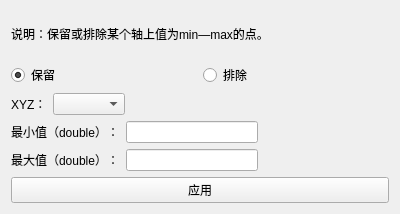
<?xml version="1.0" encoding="UTF-8"?>
<ui version="4.0">
 <class>QZhiTongXYZ</class>
 <widget class="QWidget" name="QZhiTongXYZ">
  <property name="geometry">
   <rect>
    <x>0</x>
    <y>0</y>
    <width>400</width>
    <height>214</height>
   </rect>
  </property>
  <property name="windowTitle">
   <string>直通滤波XYZ</string>
  </property>
  <layout class="QGridLayout" name="gridLayout">
   <item row="2" column="0">
    <layout class="QHBoxLayout" name="horizontalLayout_2">
     <item>
      <widget class="QLabel" name="label_2">
       <property name="text">
        <string>XYZ：</string>
       </property>
      </widget>
     </item>
     <item>
      <widget class="QComboBox" name="comboBox"/>
     </item>
     <item>
      <spacer name="horizontalSpacer_3">
       <property name="orientation">
        <enum>Qt::Horizontal</enum>
       </property>
       <property name="sizeHint" stdset="0">
        <size>
         <width>40</width>
         <height>20</height>
        </size>
       </property>
      </spacer>
     </item>
    </layout>
   </item>
   <item row="1" column="0">
    <layout class="QHBoxLayout" name="horizontalLayout">
     <item>
      <widget class="QRadioButton" name="radioButton_2">
       <property name="text">
        <string>保留</string>
       </property>
       <property name="checked">
        <bool>true</bool>
       </property>
      </widget>
     </item>
     <item>
      <widget class="QRadioButton" name="radioButton">
       <property name="text">
        <string>排除</string>
       </property>
      </widget>
     </item>
    </layout>
   </item>
   <item row="0" column="0">
    <widget class="QLabel" name="label">
     <property name="text">
      <string>说明：保留或排除某个轴上值为min—max的点。</string>
     </property>
    </widget>
   </item>
   <item row="4" column="0">
    <widget class="QPushButton" name="pushButton">
     <property name="text">
      <string>应用</string>
     </property>
    </widget>
   </item>
   <item row="3" column="0">
    <layout class="QGridLayout" name="gridLayout_3">
     <item row="1" column="1">
      <widget class="QLineEdit" name="max_lineEdit"/>
     </item>
     <item row="0" column="0">
      <widget class="QLabel" name="label_4">
       <property name="text">
        <string>最小值（double）：</string>
       </property>
      </widget>
     </item>
     <item row="0" column="1">
      <widget class="QLineEdit" name="min_lineEdit"/>
     </item>
     <item row="0" column="2">
      <spacer name="horizontalSpacer_4">
       <property name="orientation">
        <enum>Qt::Horizontal</enum>
       </property>
       <property name="sizeHint" stdset="0">
        <size>
         <width>40</width>
         <height>20</height>
        </size>
       </property>
      </spacer>
     </item>
     <item row="1" column="0">
      <widget class="QLabel" name="label_3">
       <property name="text">
        <string>最大值（double）：</string>
       </property>
      </widget>
     </item>
     <item row="1" column="2">
      <spacer name="horizontalSpacer_5">
       <property name="orientation">
        <enum>Qt::Horizontal</enum>
       </property>
       <property name="sizeHint" stdset="0">
        <size>
         <width>40</width>
         <height>20</height>
        </size>
       </property>
      </spacer>
     </item>
    </layout>
   </item>
  </layout>
 </widget>
 <layoutdefault spacing="6" margin="11"/>
 <resources/>
 <connections>
  <connection>
   <sender>pushButton</sender>
   <signal>clicked()</signal>
   <receiver>QZhiTongXYZ</receiver>
   <slot>OnApply()</slot>
   <hints>
    <hint type="sourcelabel">
     <x>171</x>
     <y>199</y>
    </hint>
    <hint type="destinationlabel">
     <x>441</x>
     <y>188</y>
    </hint>
   </hints>
  </connection>
 </connections>
 <slots>
  <slot>OnApply()</slot>
 </slots>
</ui>
